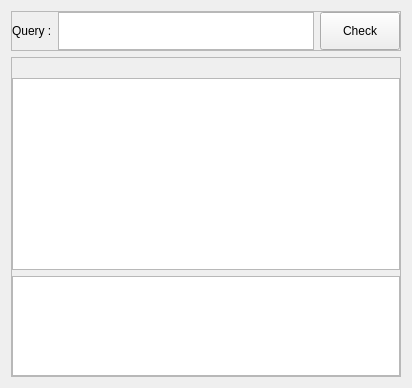
            <widget class="QWidget" name="tab_3">
             <attribute name="title">
              <string>BM25+</string>
             </attribute>
             <layout class="QVBoxLayout" name="verticalLayout_24">
              <item>
               <widget class="QFrame" name="frame_23">
                <property name="maximumSize">
                 <size>
                  <width>16777215</width>
                  <height>40</height>
                 </size>
                </property>
                <property name="frameShape">
                 <enum>QFrame::StyledPanel</enum>
                </property>
                <property name="frameShadow">
                 <enum>QFrame::Raised</enum>
                </property>
                <layout class="QHBoxLayout" name="horizontalLayout_11">
                 <property name="leftMargin">
                  <number>0</number>
                 </property>
                 <property name="topMargin">
                  <number>0</number>
                 </property>
                 <property name="rightMargin">
                  <number>0</number>
                 </property>
                 <property name="bottomMargin">
                  <number>0</number>
                 </property>
                 <item>
                  <widget class="QLabel" name="label_17">
                   <property name="text">
                    <string>Query :</string>
                   </property>
                  </widget>
                 </item>
                 <item>
                  <widget class="QTextEdit" name="editBMPlus">
                   <property name="sizePolicy">
                    <sizepolicy hsizetype="Expanding" vsizetype="Preferred">
                     <horstretch>0</horstretch>
                     <verstretch>0</verstretch>
                    </sizepolicy>
                   </property>
                  </widget>
                 </item>
                 <item>
                  <widget class="QPushButton" name="btnBMPlus">
                   <property name="maximumSize">
                    <size>
                     <width>16777215</width>
                     <height>40</height>
                    </size>
                   </property>
                   <property name="text">
                    <string>Check</string>
                   </property>
                  </widget>
                 </item>
                </layout>
               </widget>
              </item>
              <item>
               <widget class="QFrame" name="frame_25">
                <property name="frameShape">
                 <enum>QFrame::StyledPanel</enum>
                </property>
                <property name="frameShadow">
                 <enum>QFrame::Raised</enum>
                </property>
                <layout class="QVBoxLayout" name="verticalLayout_23">
                 <property name="leftMargin">
                  <number>0</number>
                 </property>
                 <property name="topMargin">
                  <number>0</number>
                 </property>
                 <property name="rightMargin">
                  <number>0</number>
                 </property>
                 <property name="bottomMargin">
                  <number>0</number>
                 </property>
                 <item>
                  <widget class="QLabel" name="labelRumus">
                   <property name="maximumSize">
                    <size>
                     <width>450</width>
                     <height>200</height>
                    </size>
                   </property>
                   <property name="text">
                    <string/>
                   </property>
                   <property name="scaledContents">
                    <bool>true</bool>
                   </property>
                  </widget>
                 </item>
                 <item>
                  <widget class="QListWidget" name="listBMPlus"/>
                 </item>
                 <item>
                  <widget class="QListWidget" name="rankBMPlus">
                   <property name="maximumSize">
                    <size>
                     <width>16777215</width>
                     <height>100</height>
                    </size>
                   </property>
                  </widget>
                 </item>
                </layout>
               </widget>
              </item>
             </layout>
            </widget>
